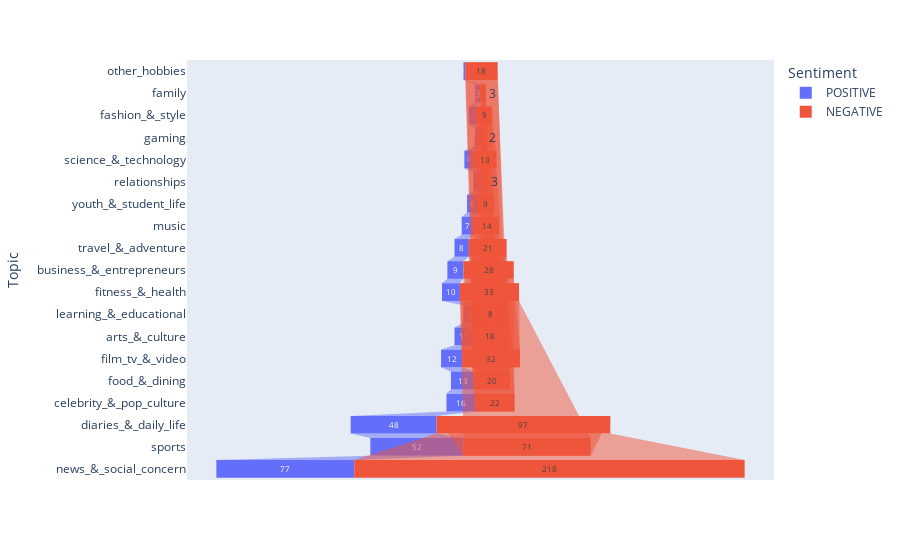

Notebook code for this chart:
### Code cell
import plotly.express as px
fig = px.funnel(topics_M, x='Interactions', y='Topic', color='Sentiment')
fig.show()

### Figure 1 — Plotly figure (JSON) as saved in the notebook; plotly's stock layout.template omitted (floating-point values rounded to 4 significant figures)
{"data": [{"hovertemplate": "Sentiment=POSITIVE<br>Interactions=%{x}<br>Topic=%{y}<extra></extra>", "legendgroup": "POSITIVE", "marker": {"color": "#636efa"}, "name": "POSITIVE", "orientation": "h", "showlegend": true, "type": "funnel", "x": [1, 3, 4, 4, 5, 5, 6, 7, 8, 9, 10, 11, 11, 12, 13, 16, 48, 52, 77], "xaxis": "x", "y": ["other_hobbies", "family", "fashion_&_style", "gaming", "science_&_technology", "relationships", "youth_&_student_life", "music", "travel_&_adventure", "business_&_entrepreneurs", "fitness_&_health", "learning_&_educational", "arts_&_culture", "film_tv_&_video", "food_&_dining", "celebrity_&_pop_culture", "diaries_&_daily_life", "sports", "news_&_social_concern"], "yaxis": "y"}, {"hovertemplate": "Sentiment=NEGATIVE<br>Interactions=%{x}<br>Topic=%{y}<extra></extra>", "legendgroup": "NEGATIVE", "marker": {"color": "#EF553B"}, "name": "NEGATIVE", "orientation": "h", "showlegend": true, "type": "funnel", "x": [2, 3, 3, 8, 9, 9, 13, 14, 18, 18, 20, 21, 22, 28, 32, 33, 71, 97, 218], "xaxis": "x", "y": ["gaming", "relationships", "family", "learning_&_educational", "youth_&_student_life", "fashion_&_style", "science_&_technology", "music", "arts_&_culture", "other_hobbies", "food_&_dining", "travel_&_adventure", "celebrity_&_pop_culture", "business_&_entrepreneurs", "film_tv_&_video", "fitness_&_health", "sports", "diaries_&_daily_life", "news_&_social_concern"], "yaxis": "y"}], "layout": {"legend": {"title": {"text": "Sentiment"}, "tracegroupgap": 0}, "margin": {"t": 60}, "xaxis": {"anchor": "y", "domain": [0, 1], "title": {"text": "Interactions"}}, "yaxis": {"anchor": "x", "domain": [0, 1], "title": {"text": "Topic"}}}}
